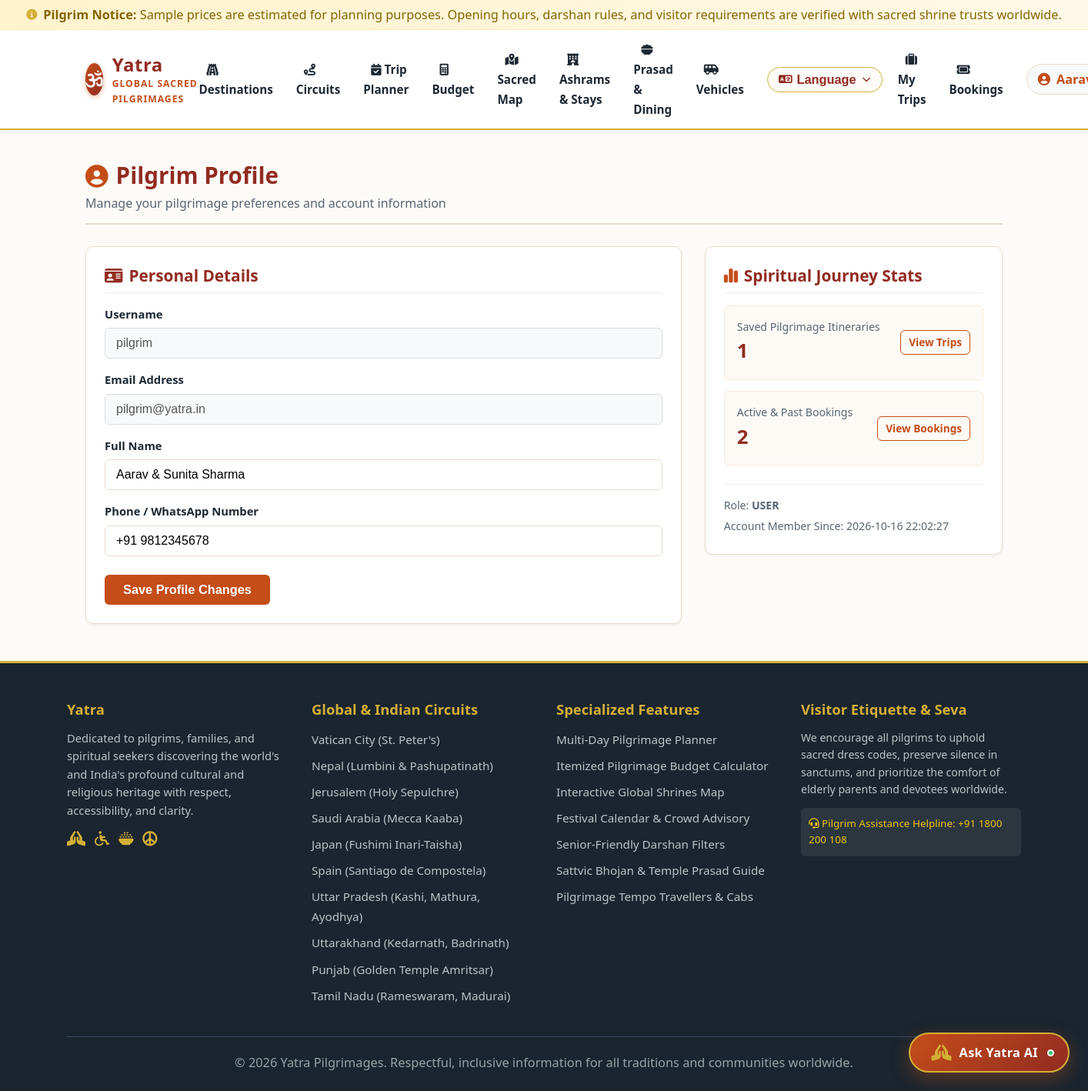
Screenshot of /profile (signed in) with the database file from the repository.
### tables this page shows
CREATE TABLE users (
    id INTEGER PRIMARY KEY AUTOINCREMENT,
    username TEXT UNIQUE NOT NULL,
    email TEXT UNIQUE NOT NULL,
    password_hash TEXT NOT NULL,
    full_name TEXT NOT NULL,
    phone TEXT,
    role TEXT DEFAULT 'user' CHECK(role IN ('user', 'admin')),
    created_at TIMESTAMP DEFAULT CURRENT_TIMESTAMP
);

### routes/auth.py (the view, shortened to what this page needs)
@auth_bp.route('/profile', methods=['GET', 'POST'])
@login_required
def profile():
    user_id = session['user_id']
    user = None
    trips_count = 0
    bookings_count = 0
    if is_supabase_enabled():
        user = SupabaseService.get_user_by_id(user_id)
        trips_count, bookings_count = SupabaseService.get_user_counts(user_id)
    if not user:
        db = get_db()
        db_u = db.execute("SELECT * FROM users WHERE id = ?", (user_id,)).fetchone()
        if db_u:
            user = dict(db_u)
            trips_count = db.execute("SELECT COUNT(*) FROM trips WHERE user_id = ?", (user_id,)).fetchone()[0]
            bookings_count = db.execute("SELECT COUNT(*) FROM bookings WHERE user_id = ?", (user_id,)).fetchone()[0]
    return render_template('auth/profile.html', user=user, trips_count=trips_count, bookings_count=bookings_count)

### db.py (called while the page is built)
def get_db():
    if 'db' not in g:
        db_path = current_app.config.get('DATABASE_PATH', Config.DATABASE_PATH)
        g.db = sqlite3.connect(db_path)
        g.db.row_factory = sqlite3.Row
        g.db.execute("PRAGMA foreign_keys = ON;")
    return g.db

### routes/auth.py (called while the page is built)
def login_required(view):
    @wraps(view)
    def wrapped_view(**kwargs):
        if 'user_id' not in session:
            flash("Please sign in to access this pilgrimage feature.", "info")
            return redirect(url_for('auth.login', next=request.url))
        return view(**kwargs)
    return wrapped_view

### services/supabase_service.py (called while the page is built, shortened)
def get_supabase():
    global _supabase_client
    if _supabase_client is not None:
        return _supabase_client
    url = os.environ.get("SUPABASE_URL")
    key = os.environ.get("SUPABASE_SERVICE_ROLE_KEY") or os.environ.get("SUPABASE_KEY")
    if not url or not key:
        return None

def is_supabase_enabled():
    if has_app_context() and current_app and current_app.config.get("TESTING"):
        return False
    client = get_supabase()
    return client is not None

### templates/auth/profile.html (shortened to what this page needs)
{% extends 'base.html' %}
{% block content %}
<div class="section-header">
    <div>
        <h2><i class="fa-solid fa-user-circle" style="color: var(--primary-color);"></i> Pilgrim Profile</h2>
        <p>Manage your pilgrimage preferences and account information</p>
    </div>
</div>
<div class="detail-grid">
    <div>
        <div class="info-card">
            <h3 style="color: var(--secondary-color);"><i class="fa-solid fa-id-card"></i> Personal Details</h3>
            <form action="{{ url_for('auth.profile') }}" method="POST">
                <div style="margin-bottom: 16px;">
                    <label style="display: block; font-weight: 600; font-size: 0.92rem; margin-bottom: 6px;">Username</label>
                    <input type="text" value="{{ user.username }}" disabled style="width: 100%; padding: 10px 14px; border: 1px solid #ddd; background: #f8f9fa; border-radius: var(--radius-sm); font-size: 1rem;">
                </div>
                <div style="margin-bottom: 16px;">
                    <label style="display: block; font-weight: 600; font-size: 0.92rem; margin-bottom: 6px;">Email Address</label>
                    <input type="email" value="{{ user.email }}" disabled style="width: 100%; padding: 10px 14px; border: 1px solid #ddd; background: #f8f9fa; border-radius: var(--radius-sm); font-size: 1rem;">
                </div>
                <div style="margin-bottom: 16px;">
                    <label for="full_name" style="display: block; font-weight: 600; font-size: 0.92rem; margin-bottom: 6px;">Full Name</label>
                    <input type="text" name="full_name" id="full_name" value="{{ user.full_name }}" required style="width: 100%; padding: 10px 14px; border: 1px solid var(--border-color); border-radius: var(--radius-sm); font-size: 1rem;">
                </div>
                <div style="margin-bottom: 24px;">
                    <label for="phone" style="display: block; font-weight: 600; font-size: 0.92rem; margin-bottom: 6px;">Phone / WhatsApp Number</label>
                    <input type="tel" name="phone" id="phone" value="{{ user.phone or '' }}" style="width: 100%; padding: 10px 14px; border: 1px solid var(--border-color); border-radius: var(--radius-sm); font-size: 1rem;">
                </div>
                <button type="submit" class="btn-primary" style="padding: 10px 24px;">
                    Save Profile Changes
                </button>
            </form>
        </div>
    </div>
    <div>
        <div class="info-card">
            <h3><i class="fa-solid fa-chart-simple" style="color: var(--primary-color);"></i> Spiritual Journey Stats</h3>
            <div style="display: flex; flex-direction: column; gap: 14px; margin-top: 16px;">
                <div style="background: #fdfaf6; border: 1px solid #faebd7; padding: 16px; border-radius: var(--radius-sm); display: flex; justify-content: space-between; align-items: center;">
                    <div>
                        <div style="font-size: 0.88rem; color: var(--text-muted);">Saved Pilgrimage Itineraries</div>
                        <div style="font-size: 1.6rem; font-weight: 800; color: var(--secondary-color);">{{ trips_count }}</div>
                    </div>
                    <a href="{{ url_for('trips.my_trips') }}" class="btn-outline" style="font-size: 0.85rem; padding: 4px 10px;">View Trips</a>
                </div>
                <div style="background: #fdfaf6; border: 1px solid #faebd7; padding: 16px; border-radius: var(--radius-sm); display: flex; justify-content: space-between; align-items: center;">
                    <div>
                        <div style="font-size: 0.88rem; color: var(--text-muted);">Active & Past Bookings</div>
                        <div style="font-size: 1.6rem; font-weight: 800; color: var(--secondary-color);">{{ bookings_count }}</div>
                    </div>
                    <a href="{{ url_for('bookings.my_bookings') }}" class="btn-outline" style="font-size: 0.85rem; padding: 4px 10px;">View Bookings</a>
                </div>
            </div>
            <div style="margin-top: 24px; padding-top: 16px; border-top: 1px solid #eee;">
                <div style="font-size: 0.88rem; color: var(--text-muted);">Role: <strong>{{ user.role|upper }}</strong></div>
                <div style="font-size: 0.88rem; color: var(--text-muted); margin-top: 4px;">Account Member Since: {{ user.created_at }}</div>
            </div>
        </div>
    </div>
</div>
{% endblock %}

### static/css/style.css (style rules this page uses)
:root { --primary-color: #c44d18; --primary-hover: #a33c10; --secondary-color: #922b21; --accent-gold: #d4af37; --accent-gold-light: #fef9e7; --accent-teal: #117864; --bg-parchment: #fdfbf7; --bg-card: #ffffff; --text-primary: #1c2833; --text-muted: #566573; --border-color: #eadbc8; --shadow-sm: 0 2px 4px rgba(0, 0, 0, 0.05); --shadow-md: 0 4px 12px rgba(196, 77, 24, 0.08); --shadow-lg: 0 8px 24px rgba(0, 0, 0, 0.12); --radius-sm: 6px; --radius-md: 10px; --radius-lg: 16px; --font-family: 'Segoe UI', -apple-system, BlinkMacSystemFont, Roboto, sans-serif; }
* { box-sizing: border-box; margin: 0; padding: 0; }
body { font-family: var(--font-family); background-color: var(--bg-parchment); color: var(--text-primary); line-height: 1.6; font-size: 16px; min-height: 100vh; display: flex; flex-direction: column; }
p, li, span, input, select, textarea, button { font-size: 1.02rem; }
h1, h2, h3, h4, h5 { color: var(--secondary-color); font-weight: 700; line-height: 1.3; }
a { color: var(--primary-color); text-decoration: none; transition: color 0.2s ease; }
.section-header { margin-bottom: 28px; display: flex; justify-content: space-between; align-items: flex-end; border-bottom: 2px solid var(--border-color); padding-bottom: 12px; }
.section-header h2 { font-size: 1.85rem; display: flex; align-items: center; gap: 10px; }
.section-header p { color: var(--text-muted); font-size: 1rem; margin-top: 4px; }
.btn-primary { background-color: var(--primary-color); color: #ffffff; padding: 8px 16px; border-radius: var(--radius-sm); font-weight: 600; border: none; cursor: pointer; display: inline-flex; align-items: center; gap: 6px; transition: background 0.2s; }
.btn-outline { background-color: transparent; color: var(--primary-color); border: 1px solid var(--primary-color); padding: 8px 16px; border-radius: var(--radius-sm); font-weight: 600; cursor: pointer; display: inline-flex; align-items: center; gap: 6px; transition: all 0.2s; }
.detail-grid { display: grid; grid-template-columns: 2fr 1fr; gap: 30px; }
.info-card { background-color: #ffffff; border: 1px solid var(--border-color); border-radius: var(--radius-md); padding: 24px; margin-bottom: 24px; box-shadow: var(--shadow-sm); }
.info-card h3 { font-size: 1.3rem; margin-bottom: 16px; display: flex; align-items: center; gap: 8px; border-bottom: 1px solid #eee; padding-bottom: 8px; }
body { top: 0px !important; }

### rows the page displays
users: username "pilgrim", email "pilgrim@yatra.in", full_name "Aarav & Sunita Sharma", phone "+91 9812345678", role "USER", created_at "2026-10-16 22:02:27"

### other values shown
{{ trips_count }} "1"
{{ bookings_count }} "2"
